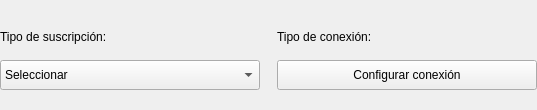
                      <widget class="QWidget" name="widget_2" native="true">
                       <property name="minimumSize">
                        <size>
                         <width>0</width>
                         <height>110</height>
                        </size>
                       </property>
                       <property name="maximumSize">
                        <size>
                         <width>16777215</width>
                         <height>110</height>
                        </size>
                       </property>
                       <layout class="QGridLayout" name="gridLayout_13">
                        <property name="leftMargin">
                         <number>0</number>
                        </property>
                        <property name="topMargin">
                         <number>20</number>
                        </property>
                        <property name="rightMargin">
                         <number>0</number>
                        </property>
                        <property name="bottomMargin">
                         <number>20</number>
                        </property>
                        <property name="horizontalSpacing">
                         <number>17</number>
                        </property>
                        <item row="0" column="2">
                         <widget class="QLabel" name="label_3">
                          <property name="text">
                           <string>Tipo de conexión:</string>
                          </property>
                         </widget>
                        </item>
                        <item row="1" column="0">
                         <widget class="QComboBox" name="comboBoxTipoSuscripcion">
                          <property name="minimumSize">
                           <size>
                            <width>260</width>
                            <height>30</height>
                           </size>
                          </property>
                          <property name="maximumSize">
                           <size>
                            <width>260</width>
                            <height>30</height>
                           </size>
                          </property>
                          <item>
                           <property name="text">
                            <string>Seleccionar</string>
                           </property>
                          </item>
                          <item>
                           <property name="text">
                            <string>Activo</string>
                           </property>
                          </item>
                          <item>
                           <property name="text">
                            <string>Inactivo</string>
                           </property>
                          </item>
                          <item>
                           <property name="text">
                            <string>Factible actual</string>
                           </property>
                          </item>
                          <item>
                           <property name="text">
                            <string>Factible proyectado</string>
                           </property>
                          </item>
                         </widget>
                        </item>
                        <item row="0" column="0">
                         <widget class="QLabel" name="label_9">
                          <property name="text">
                           <string>Tipo de suscripción:</string>
                          </property>
                         </widget>
                        </item>
                        <item row="1" column="2">
                         <widget class="QPushButton" name="pushButton">
                          <property name="minimumSize">
                           <size>
                            <width>260</width>
                            <height>30</height>
                           </size>
                          </property>
                          <property name="maximumSize">
                           <size>
                            <width>260</width>
                            <height>30</height>
                           </size>
                          </property>
                          <property name="text">
                           <string>Configurar conexión</string>
                          </property>
                          <property name="icon">
                           <iconset resource="resources.qrc">
                            <normaloff>:/icons/icon/settings_Weight_100.svg</normaloff>:/icons/icon/settings_Weight_100.svg</iconset>
                          </property>
                          <property name="iconSize">
                           <size>
                            <width>25</width>
                            <height>25</height>
                           </size>
                          </property>
                         </widget>
                        </item>
                       </layout>
                      </widget>
